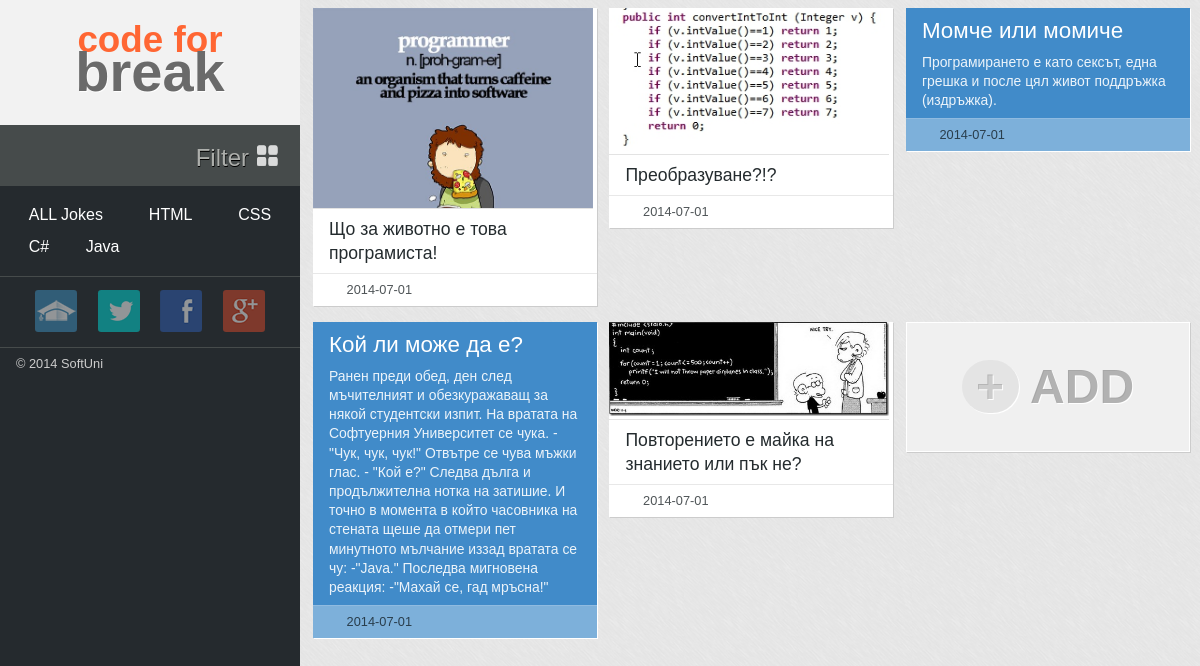
The page /JHProject/index.php?show=java on the database its author committed.
### tables this page shows
CREATE TABLE IF NOT EXISTS `jokes_sphere` (
  `joke_id` int(2) NOT NULL,
  `joke_sphere` int(1) NOT NULL
);

CREATE TABLE IF NOT EXISTS `jokes` (
  `joke_id` int(11) NOT NULL AUTO_INCREMENT,
  `joke_title` text NOT NULL,
  `joke_content` text NOT NULL,
  `joke_date` date NOT NULL,
  `joke_type` int(2) NOT NULL,
  PRIMARY KEY (`joke_id`)
);

### JHProject/database/GetInfomation.php (called while the page is built, shortened)
<?php
include_once 'Connection.php';
$sql="select * from jokes";
if($_GET){
    $sql='select * from jokes as j JOIN jokes_sphere as js ON j.joke_id=js.joke_id';
    switch ($_GET['show']){
    case "java":
        $sql.=" where joke_sphere=3";
        break;
    }
}
$db = new DatabaseConnect;
$query = $db->execute($sql);
if (isset($query)) {
    $i=1;
    while ($row = mysqli_fetch_assoc($query)) {
        $id[$i]=$row['joke_id'];
        $joke[$id[$i]]['title'] = $row['joke_title'];
        $joke[$id[$i]]['content'] = $row['joke_content'];
        $joke[$id[$i]]['date'] = $row['joke_date'];
        $joke[$id[$i]]['type'] = $row['joke_type'];
        $i++;
    }
}

### JHProject/database/Connection.php (called while the page is built, shortened)
<?php
class DatabaseConnect {
    public $_db;
    public function __construct() {
        $db = new mysqli('localhost','root', '', 'jokehunter');
        if ($db->connect_errno) {
            header('Location: errorPages' . DS . 'database.php');
            exit;
        } else {
            $this->_db = $db;
        }
    }
    public function execute($sql) {
        $this->_db->query('SET NAMES utf8');
        $query = $this->_db->query($sql);
        if (!$query) {
            echo $this->_db->error;
        } else {
            return $query;
        }
    }
}

### JHProject/index.php (the view, shortened to what this page needs)
<!DOCTYPE html>
<html>
<head>
    <link href="styles/reset.css" rel="stylesheet" />
    <link href="styles/css.css" rel="stylesheet" />
</head>
<body>
    <aside>
        <header>
            <h1 id="logo"><em>code for</em> <strong>break</strong></h1>
        </header>
        <nav id="tags">
            <a href="#" class="filter">filter<span class="filter-icon"></span></a>
            <ul class="drop-down">
                <li><a href="?show=all" id="allJokes" data-scroll>ALL Jokes</a></li>
                <li><a href="?show=html" class="active-element" data-scroll>HTML</a></li>
                <li><a href="?show=css" data-scroll>CSS</a></li>
                <li><a href="?show=csharp" data-scroll>C#</a></li>
                <li><a href="?show=java" data-scroll>Java</a></li>
            </ul>
        </nav>
        <div id="media-links">
            <ul>
                <li><a class="softuni-link" title="Softuni" href="http://softuni.bg" target="_blank"></a></li>
                <li><a class="twitter-link" title="Twitter" target="_blank" href="https://twitter.com/softunibg"></a></li>
                <li><a class="facebook-link" title="Facebook page" target="_blank" href="https://www.facebook.com/SoftwareUniversity"></a></li>
				<li><a class="googleplus-link" title="Google Plus" target="_blank" href="https://plus.google.com/+SoftuniBg"></a></li>
            </ul>
            <span>&copy; 2014 SoftUni</span>
    </aside>
    <?php
        include 'database/GetInfomation.php';
    ?>
    <main>
        <div id="jokes">
        <?php
            if(isset($joke) && isset($id)){
                for ($i = sizeof($id); $i >=1 ; $i--) {
                    if($joke[$id[$i]]['type']==1){
                        echo '
                        <section class="box">
                            <article class="box pic">
                                <figure>
                                    <a href="'.$joke[$id[$i]]['content'].'" target="_blank"><img src="'.$joke[$id[$i]]['content'].'" /></a>
                                </figure>
                                <figcaption>'.$joke[$id[$i]]['title'].'</figcaption>
                                <div class="date">
                                    <p>'.$joke[$id[$i]]['date'].'</p>
                                </div>
                            </article>
                        </section>';
                    }  elseif ($joke[$id[$i]]['type']==2) {
                        echo '
                            <section class="box">
                                <article class="box story">
                                    <h2>'.$joke[$id[$i]]['title'].'</h2>
                                    <div class="story-entry">'.$joke[$id[$i]]['content'].'</div>
                                    <div class="date">
                                        <p>'.$joke[$id[$i]]['date'].'</p>
                                    </div>
                                </article>
                            </section>';
                    }
                }
            }
        ?>
            <selection class="box">
                <article class="box add-content">
                    <h3 id="add"><span>+</span> ADD</h3>
                </article>
            </selection>
        </div>
    </main>
</body>
</html>

### rows shown on the page
jokes_sphere: joke.joke_content (picture), joke.joke_title "Що за животно е това програмиста!", joke.joke_date "2014-07-01"
jokes_sphere: joke.joke_content (picture), joke.joke_title "Преобразуване?!?", joke.joke_date "2014-07-01"
jokes_sphere: joke.joke_title "Момче или момиче", joke.joke_content "Програмирането е като сексът, една грешка и после цял живот поддръжка (издръжка).", joke.joke_date "2014-07-01"
jokes_sphere: joke.joke_title "Кой ли може да е?", joke.joke_content "Ранен преди обед, ден след мъчителният и обезкуражаващ за някой студентски изпит. На вратата на Софтуерния Университет се чука. - \"Чук, чук, чук!\" Отвътре се чува мъжки глас. - \"Кой е?\" Следва дълга и продължителна нотка на затишие. И точно в момента в който часовника на стената щеше да отмери пет минутното мълчание иззад вратата се чу: -\"Java.\" Последва мигновена реакция: -\"Махай се, гад мръсна!\"", joke.joke_date "2014-07-01"
jokes_sphere: joke.joke_content (picture), joke.joke_title "Повторението е майка на знанието или пък не?", joke.joke_date "2014-07-01"
